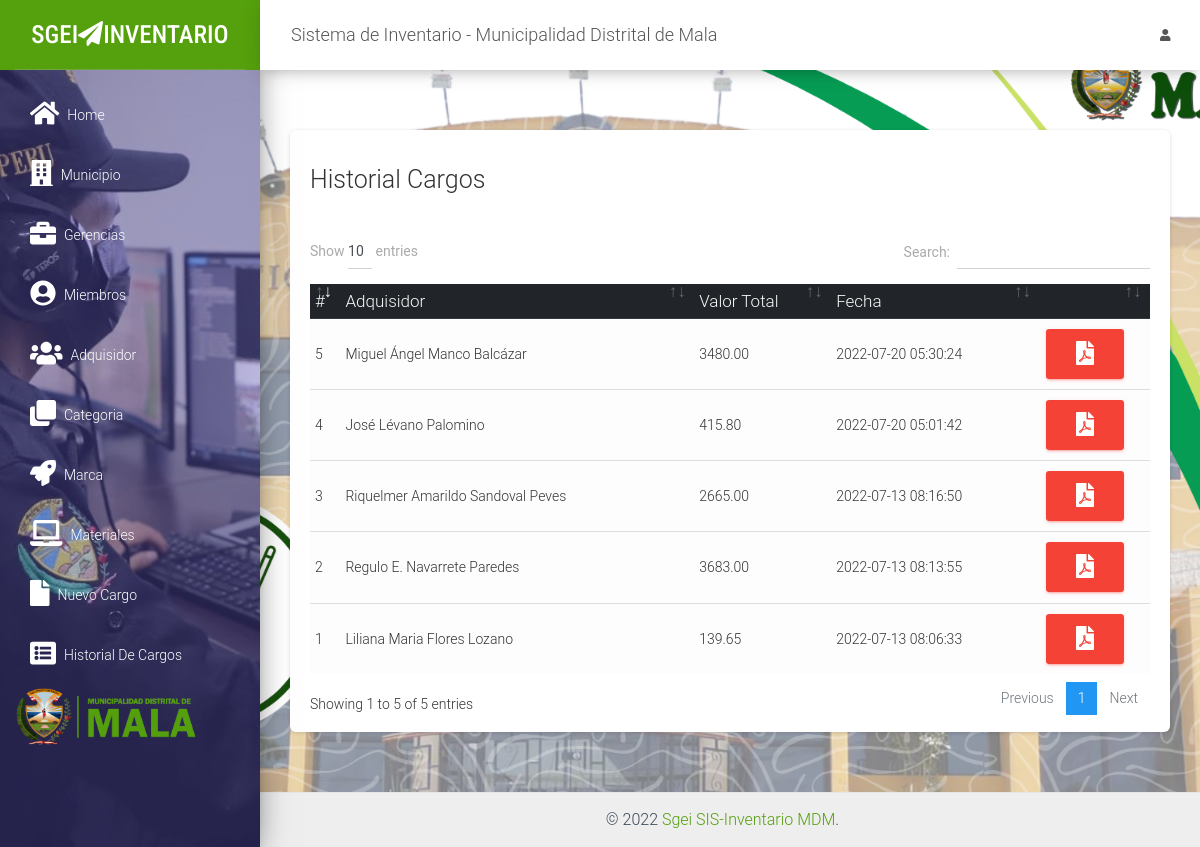
The page /src/lista_cargos.php (signed in) on the database its author committed.
### tables this page shows
CREATE TABLE `cargos` (
  `id` int(11) NOT NULL,
  `id_adquisidor` int(11) NOT NULL,
  `total` decimal(10,2) NOT NULL,
  `id_usuario` int(11) NOT NULL,
  `fecha` timestamp NOT NULL DEFAULT current_timestamp() ON UPDATE current_timestamp()
);

CREATE TABLE `adquisidor` (
  `idadquisidor` int(11) NOT NULL,
  `nombre` varchar(100) NOT NULL,
  `telefono` varchar(15) NOT NULL,
  `direccion` varchar(200) NOT NULL
);

### src/lista_cargos.php (the view, shortened to what this page needs)
<?php
require_once "../conexion.php";
$query = mysqli_query($conexion, "SELECT v.*, c.idadquisidor, c.nombre FROM cargos v INNER JOIN adquisidor c ON v.id_adquisidor = c.idadquisidor");
include_once "includes/header.php";
?>
<div class="card">
    <div class="card-header">
        <h3>Historial Cargos</h3>
    </div>
    <div class="card-body">
        <div class="table-responsive">
            <table class="table table-light" id="tbl">
                <thead class="thead-dark">
                    <tr>
                        <th>#</th>
                        <th>Adquisidor</th>
                        <th>Valor Total</th>
                        <th>Fecha</th>
                        <th></th>
                    </tr>
                </thead>
                <tbody>
                    <?php while ($row = mysqli_fetch_assoc($query)) { ?>
                        <tr>
                            <td><?php echo $row['id']; ?></td>
                            <td><?php echo $row['nombre']; ?></td>
                            <td><?php echo $row['total']; ?></td>
                            <td><?php echo $row['fecha']; ?></td>
                            <td>
                                <a href="pdf/generar.php?cl=<?php echo $row['id_adquisidor'] ?>&v=<?php echo $row['id'] ?>" target="_blank" class="btn btn-danger"><i class="fas fa-file-pdf fa-2x"></i></a>
                            </td>
                        </tr>
                    <?php } ?>
                </tbody>
            </table>
        </div>
    </div>
</div>
<?php include_once "includes/footer.php"; ?>

### rows shown on the page
cargos: id "1", id_adquisidor.nombre "Liliana Maria Flores Lozano", total "139.65", fecha "2022-07-13 08:06:33"
cargos: id "2", id_adquisidor.nombre "Regulo E. Navarrete Paredes", total "3683.00", fecha "2022-07-13 08:13:55"
cargos: id "3", id_adquisidor.nombre "Riquelmer Amarildo Sandoval Peves", total "2665.00", fecha "2022-07-13 08:16:50"
cargos: id "4", id_adquisidor.nombre "José Lévano Palomino", total "415.80", fecha "2022-07-20 05:01:42"
cargos: id "5", id_adquisidor.nombre "Miguel Ángel Manco Balcázar", total "3480.00", fecha "2022-07-20 05:30:24"
